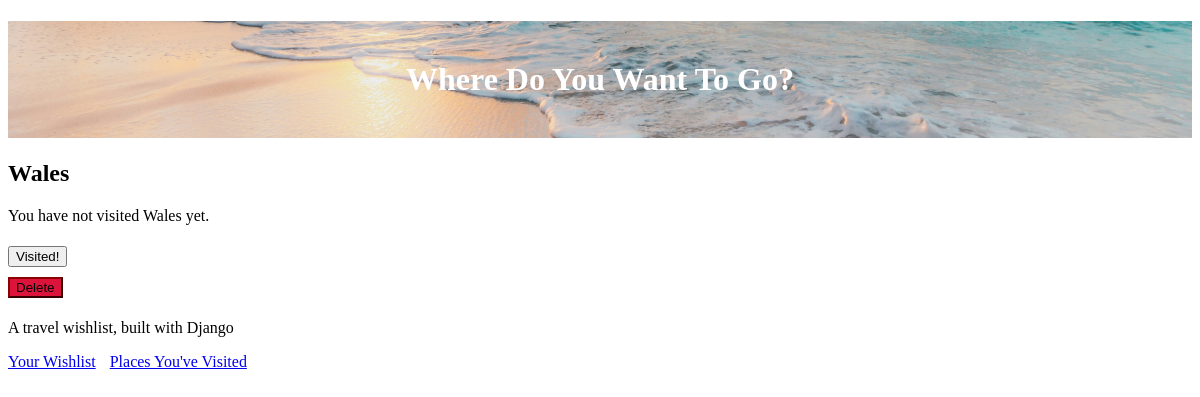
The page /place/5 (signed in) on the database as committed earlier.
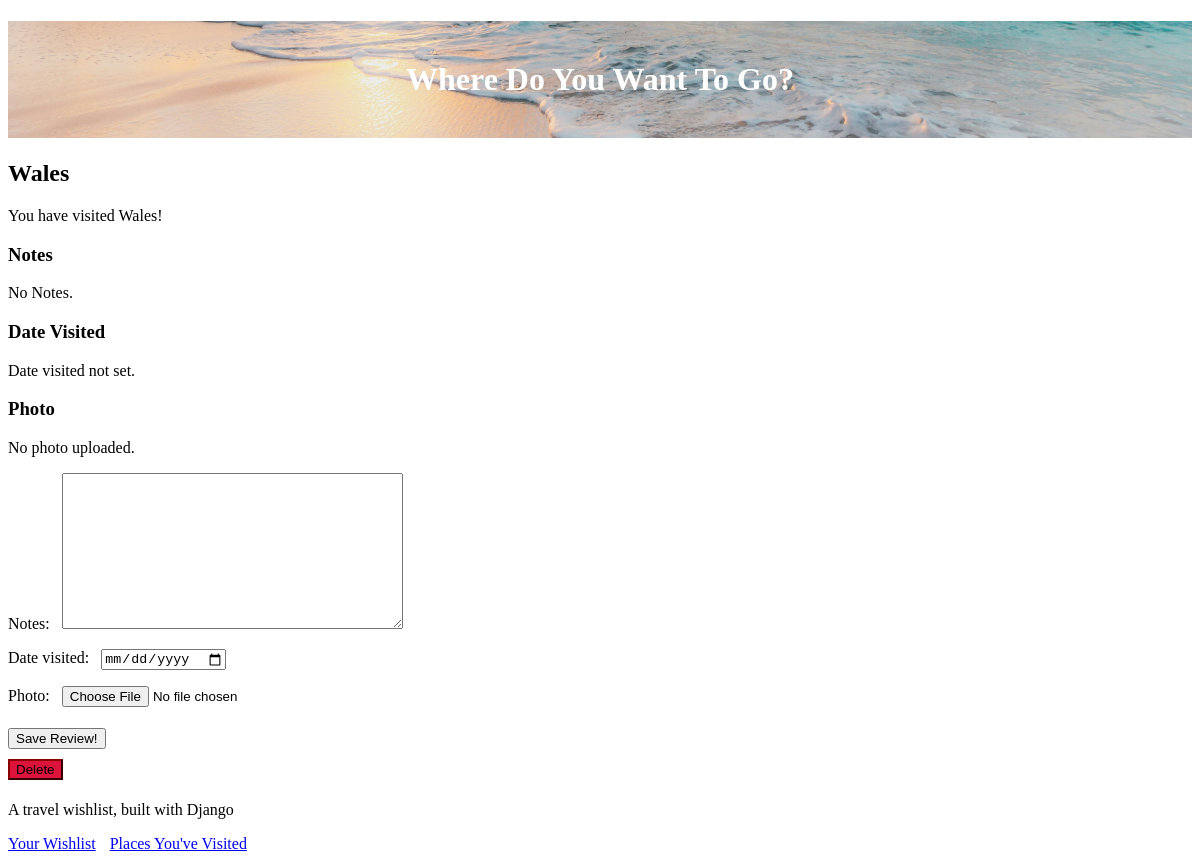
The same page on the database as committed later.
### travel_wishlist/models.py (models this page shows, shortened)
class Place(models.Model):
    user = models.ForeignKey('auth.User', null=False, on_delete=models.CASCADE)
    name = models.CharField(max_length=200)
    visited = models.BooleanField(default=False)
    notes = models.TextField(blank=True, null=True)
    date_visited = models.DateField(blank=True, null=True)
    photo = models.ImageField(upload_to='user_images/', blank=True, null=True)

### travel_wishlist/views.py (the view)
# urls.py: path('place/<int:place_pk>', views.place_details, name='place_details'),
@login_required
def place_details(request, place_pk):
    place = get_object_or_404(Place, pk=place_pk)
    if place.user != request.user:
        return HttpResponseForbidden()
    if request.method == 'POST':
        form = TripReviewForm(request.POST, request.FILES, instance=place)
        if form.is_valid():
            form.save()
            messages.info(request, 'Trip information updated!')
        else:
            messages.error(request, form.errors)
        return redirect('place_details', place_pk=place_pk)
    else:
        if place.visited:
            review_form = TripReviewForm(instance=place)
            return render(request, 'travel_wishlist/place_detail.html', {'place': place, 'review_form': review_form})
        else:
            return render(request, 'travel_wishlist/place_detail.html', {'place': place})

### travel_wishlist/forms.py
class TripReviewForm(forms.ModelForm):
    class Meta:
        model = Place
        fields = ('notes', 'date_visited', 'photo')
        widgets = {
            'date_visited': DateInput(),
        }

### travel_wishlist/templates/travel_wishlist/place_detail.html (shortened to what this page needs)
{% extends 'travel_wishlist/base.html' %}
{% load static %}
{% block content %}
<h2>{{ place.name }}</h2>
{% if place.visited %}
    <p>You have visited {{ place.name }}!</p>
    <h3>Notes</h3>
    <p>{{ place.notes|default:"No Notes." }}</p>
    <h3>Date Visited</h3>
    <p>{{ place.date_visited|default:"Date visited not set." }}</p>
    <h3>Photo</h3>
    {% if place.photo %}
        <img src="{{ place.photo.url }}">
    {% else %}
        <p>No photo uploaded.</p>
    {% endif %}
    <form action="{% url 'place_details' place.pk %}" method="POST" enctype="multipart/form-data">
        {{ review_form.as_p}}
        <button type="submit">Save Review!</button>
    </form>
{% else %}
    <p>You have not visited {{ place.name }} yet.</p>
    <form action="{% url 'place_was_visited' place.pk %}" method="POST">
    <button type="submit" class="visited">Visited!</button>
    </form>
{% endif %}
<form action="{% url 'delete_place' place.pk %}" method="POST">
    <button type="submit" class="delete">Delete</button>
</form>
{% endblock %}

Rows that differ between the two databases and show on the page:
changed Place "Wales": visited False → True (drawn); notes (not shown) → "No Notes."; date_visited (not shown) → "Date visited not set."
Other text that changed with them:
text no longer shown: "You have not visited yet. Visited!"
text now shown: "You have visited ! Notes Date Visited Photo No photo uploaded. Notes: Date visited: Photo: Save Review!"
